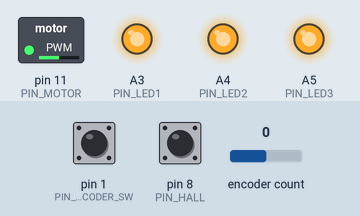
Bench run of a program on a simulated Teensy 4. Shown: switched loads named in the program (green lamp = pin HIGH), output pins drawn as LEDs (lit = HIGH). The test bench sets the inputs (shaded band); at power-on: encoder count 0, pin 1 (PIN_ENCODER_SW) HIGH, pin 8 (PIN_HALL) HIGH.

Above: at 1.2 s.
1.3 s: encoder count set to 4
Timing chart, 0 to 4.3 s (numbered marks = the images above; inputs shaded):
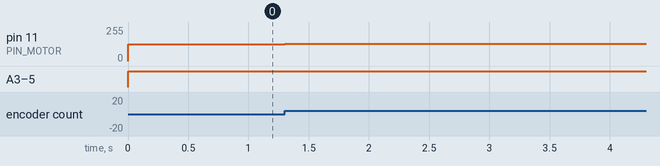

Measured:
- after the input at 1.3 s, pin 11 (PIN_MOTOR): 127/255 → 131/255 at once

The program:

main.cpp
```cpp
/**
 * DrehDings project.
 *
 * A turning geometrical object is highlighted by LED flashes at
 * regular intervals, producing an optical illusion of stationary
 * versions of the object.
 *
 * This version flashed the LEDs based on object rotation speed
 * derived from the ticks per round measured by a
 * hallsensor (tacho) as the motor turns the object.
 */
#include "Arduino.h"

/*** START: CONFIGURATION **/
#include "config.h"
#include "effectconfigs/playground.h"  // choose the effect config you would like to include
/*** END: CONFIGURATION **/

#include "SimpleRotary.h"
#include "Motor.h"
#include "HallTimed.h"
#include "Led.h"
#include "EffectOff.h"
#include "EffectStationary.h"
#include "EffectSequence.h"
#include "EffectRotation.h"


// init controll objects
HallTimed hall(PIN_HALL, HALL_TICKS_PER_TURN);
Motor motor(PIN_MOTOR, MOTOR_PWM_HZ);
SimpleRotary rotary(PIN_ENCODER_CLK, PIN_ENCODER_DT, PIN_ENCODER_SW);

// effect variables
uint8_t effect_id = 0;  // current effect id

/**
 * Function called on interrupt.
 */
void isr() {
  hall.handle_interrupt();
}

/**
 * Setup the routine.
 */
void setup() {
  // start motor initially
  motor.start();

  // LED effect init
  led1_effects[0]->init();
  led2_effects[0]->init();
  led3_effects[0]->init();

  // interrupt init
  hall.set_interrupt_handler(isr);
  sei();  // start interrupts
}

/**
 * Loop execute indefinitiely.
 */
void loop() {
  // led turn off
  led1.turn_off_cond();
  led2.turn_off_cond();
  led3.turn_off_cond();

  // adapt motor speed on rotary knob turn
  const byte direction = rotary.rotate();
  if ( direction == 1  ) motor.inc_speed();
  else if ( direction == 2 ) motor.dec_speed();

  // change effect on button press
  const byte pressed = rotary.push();
  if ( pressed == 1 ) {
    effect_id++;
    if ( effect_id >= N_EFFECTS) effect_id = 0;
    led1_effects[effect_id]->init();
    led2_effects[effect_id]->init();
    led3_effects[effect_id]->init();
  }

  // update effects
  led1_effects[effect_id]->update();
  led2_effects[effect_id]->update();
  led3_effects[effect_id]->update();

  // for each LED check if action required at current position
  const uint16_t position = (uint16_t)((float)hall.get_angle(HALL_ROT_ANGLE_RES) * GEAR_RATIO) % HALL_ROT_ANGLE_RES;  // motor rotation angle position, wrap around to ensure valid value
  cli();
  const uint16_t tick_no = hall.tick_no;
  sei();
  led1.turn_on_cond(tick_no, position);
  led2.turn_on_cond(tick_no, position);
  led3.turn_on_cond(tick_no, position);
}
```

playground.h
```cpp
/*
 * effectcfg_*.h - Configuration of the LEDs and their effects.
 *
 * Playground configuration for testing and development.
*/
#ifndef EffectCfg_h
#define EffectCfg_h

#include "config.h"
#include "Led.h"
#include "EffectOff.h"
#include "EffectStationary.h"
#include "EffectSequence.h"
#include "EffectRotation.h"

// effect configuration
#define N_EFFECTS 2  // number of effects for each LED; all LEDs must have the same number of effects

// init led objects (do not change)
Led led1(PIN_LED1, true);
Led led2(PIN_LED2, true);
Led led3(PIN_LED3, true);

// effect definitions (LED1-LED3)
// NOTE: the valid values for the flash positions depend on HALL_ROT_ANGLE_RES aka 0<=position<HALL_ROT_ANGLE_RES
EffectStationary led1_effect1 = EffectStationary(led1, 0);
EffectRotation led1_effect2 = EffectRotation(led1, 100, HALL_ROT_ANGLE_RES);


EffectStationary led2_effect1 = EffectStationary(led2, 0);
EffectOff led2_effect2 = EffectOff(led2);


EffectStationary led3_effect1 = EffectStationary(led3, 0);
EffectOff led3_effect2 = EffectOff(led3);


// init effects
Effect* led1_effects[N_EFFECTS] = {
  &led1_effect1,
  &led1_effect2
};

Effect* led2_effects[N_EFFECTS] = {
  &led2_effect1,
  &led2_effect2
};

Effect* led3_effects[N_EFFECTS] = {
  &led3_effect1,
  &led3_effect2
};

#endif
```

config.h
```cpp
/*
  maincfg.h - Primary hardware setup configuration file.
*/
#ifndef MainCfg_h
#define MainCfg_h

// pin setup
// for all: do not use the pin with the board LED attached (usually 13)
// for all: use only digital PINs
// @see https://www.pjrc.com/store/teensy40.html for PIN diagram
#define PIN_MOTOR 11  // motor speed control, use pin that is PWM enabled
#define PIN_HALL 8  // motor's hallsensor's signal, usually termed FG
#define PIN_LED1 17
#define PIN_LED2 18
#define PIN_LED3 19
#define PIN_ENCODER_CLK 4  // rotary encoder's CLK signal, also called A signal
#define PIN_ENCODER_DT 5  // rotary encoder's DT signal, also called B signal
#define PIN_ENCODER_SW 1  // either signal of rotary encoder's integrated push-button or any other push-button

// base configuration
#define HALL_TICKS_PER_TURN 18  // how often the hall-sensor sends a pulse per turn; a hardware constant; see hall-sensor specification or tests/hallsensorpulses
#define HALL_ROT_ANGLE_RES 360 // resolution of the rotation angle (e.g. 360 for degree); higher value lead to more smooth transition; too high value can lead to flashes being missed; must be valid unit16_t number
#define MOTOR_PWM_HZ 200  // frequency of the PWM signal driving the motor; a hardware constant; see motor specification
#define GEAR_RATIO 1.0  // if gearing employed, set this to the ratio; >1.0 means object turns faster than motor, <1.0 means object turns slower than motor

#endif
```
